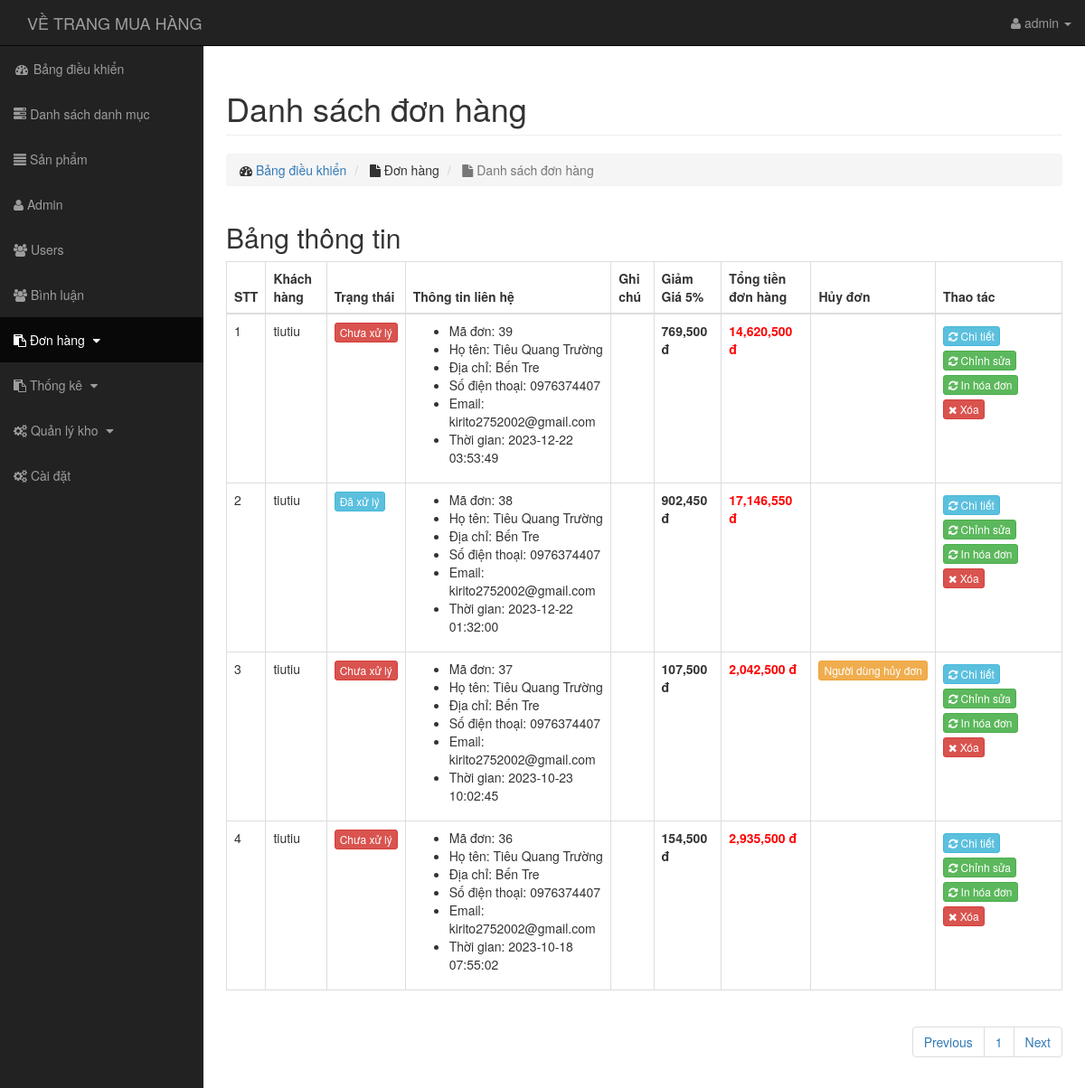
Screenshot of /admin/transaction/index.php (signed in) with the database file from the repository.
### tables this page shows
CREATE TABLE `transaction` (
  `id` int(11) NOT NULL,
  `amount` varchar(255) NOT NULL,
  `bank_code` varchar(50) NOT NULL,
  `users_id` int(11) NOT NULL,
  `ten` varchar(50) NOT NULL,
  `sdt` varchar(10) NOT NULL,
  `email` varchar(50) NOT NULL,
  `diachi` varchar(255) NOT NULL,
  `status` tinyint(4) NOT NULL DEFAULT 0,
  `note` text NOT NULL,
  `huy` int(11) NOT NULL DEFAULT 0,
  `done` int(11) NOT NULL DEFAULT 0,
  `tructuyen` int(11) DEFAULT 0,
  `create_at` timestamp NOT NULL DEFAULT current_timestamp(),
  `update_at` timestamp NOT NULL DEFAULT current_timestamp() ON UPDATE current_timestamp()
);

CREATE TABLE `users` (
  `id` int(11) NOT NULL,
  `name` varchar(255) NOT NULL,
  `account` varchar(255) NOT NULL,
  `email` varchar(255) NOT NULL,
  `phone` varchar(10) NOT NULL,
  `address` varchar(255) NOT NULL,
  `level` int(255) NOT NULL DEFAULT 0,
  `password` varchar(255) NOT NULL,
  `avatar` varchar(255) NOT NULL,
  `status` tinyint(4) NOT NULL DEFAULT 1,
  `token` varchar(50) NOT NULL,
  `create_at` timestamp NOT NULL DEFAULT current_timestamp(),
  `update_at` timestamp NOT NULL DEFAULT current_timestamp() ON UPDATE current_timestamp()
);

### admin/autoload/dtbase.php (called while the page is built, shortened)
<?php
    class Database
    {
        public $link;
        public function __construct()
        {
            $this->link = mysqli_connect("localhost","root","","banhang") or die ();
            mysqli_set_charset($this->link,"utf8");
        }
        public function countTable($table)
        {
            $sql = "SELECT id FROM  {$table}";
            $result = mysqli_query($this->link, $sql) or die("Lỗi Truy Vấn countTable----" .mysqli_error($this->link));
            $num = mysqli_num_rows($result);
            return $num;
        }
         public  function fetchJone($table,$sql ,$page = 0,$row ,$pagi = false )
        {
            $data = [];
            if ($pagi == true )
            {
                $total = $this->countTable($table);
                $sotrang = ceil($total / $row);
                $start = ($page - 1 ) * $row ;
                $sql .= " LIMIT $start,$row";
                $data = [ "page" => $sotrang];
                $result = mysqli_query($this->link,$sql) or die("Lỗi truy vấn fetchJone ---- " .mysqli_error($this->link));
            }
            else
            {
                $result = mysqli_query($this->link,$sql) or die("Lỗi truy vấn fetchJone ---- " .mysqli_error($this->link));
            }
            if( $result)
            {
                while ($num = mysqli_fetch_assoc($result))
                {
                    $data[] = $num;
                }
            }
            return $data;
        }
    }
?>

### admin/autoload/autoload.php (called while the page is built, shortened)
<?php
    include_once'dtbase.php';
    include_once'ftion.php';
        $db = new Database;
     ?>

### admin/autoload/ftion.php (called while the page is built, shortened)
<?php
    function formatprice($number)
    {
        $number = intval($number);
       return $number = number_format($number,0,'.',',')." đ";
    }
 ?>

### admin/transaction/index.php (the view, shortened to what this page needs)
<?php include_once'../autoload/autoload.php';
    $sql=" SELECT transaction.*, users.account as useraccount, users.name as username, users.phone as userphone, users.address as useraddress, users.email as useremail FROM transaction LEFT JOIN users ON users.id = transaction.users_id ORDER BY id DESC";
    if(isset($_GET['page']))
    {
        $p=$_GET['page'];
    }
    else{
        $p=1;
    }
    $transaction=$db->fetchJone('transaction',$sql,$p,5,true);
    $sotrang = $transaction['page'];
    unset($transaction['page']);
    ?>
<?php include_once'../../layouts/header.php'?>
<div class="row">
    <div class="col-lg-12">
        <h1 class="page-header">
            Danh sách đơn hàng
        </h1>
        <ol class="breadcrumb">
            <li>
                <i class="fa fa-dashboard"></i>  <a href="../index.php">Bảng điều khiển</a>
            </li>
            <li>
                <i class="fa fa-file"></i> Đơn hàng
            </li>
            <li class="active">
                <i class="fa fa-file"></i> Danh sách đơn hàng
            </li>
        </ol>
    </div>
</div>
<div class="row">
    <div class="col-md-12">
        <h2>Bảng thông tin</h2>
        <div class="table-responsive">
            <table class="table table-bordered table-hover">
                <thead>
                    <tr>
                        <th>STT</th>
                        <th>Khách hàng</th>
                        <th>Trạng thái</th>
                        <th>Thông tin liên hệ</th>
                        <th>Ghi chú</th>
                        <th>Giảm Giá 5%</th>
                        <th>Tổng tiền đơn hàng</th>
                        <th>Hủy đơn</th>
                        <th>Thao tác</th>
                    </tr>
                </thead>
                <tbody>
                    <?php
                    $num =($p-1)*5+1;
                        foreach ($transaction as $row) {
                           ?>
                    <tr>
                        <td><?php echo $num ?></td>
                        <td><?php echo $row['username'];?></td>
                        <td>
                            <?php if($row['done'] == 0): ?>
                            <a href="status.php?id=<?php echo $row['id'] ?>" class="btn btn-xs <?php echo $row['status']==0? 'btn-danger': 'btn-info' ?>"><?php echo $row['status'] == 0 ? 'Chưa xử lý':'Đã xử lý'; ?></a>
                            <?php else: ?>
                            <a href="status.php?id=<?php echo $row['id'] ?>" class="btn btn-xs <?php echo $row['status']==0? 'btn-danger disabled': 'btn-info' ?>"><?php echo $row['status'] == 0 ? 'Chưa xử lý':'Đã xử lý'; ?></a>
                            <?php endif ?>
                        </td>
                        <td>
                            <ul>
                                <li>Mã đơn: <?php echo $row['id'];?></li>
                                <li>Họ tên: <?php echo $row['useraccount'];?></li>
                                <li>Địa chỉ: <?php echo $row['useraddress'];?></li>
                                <li>Số điện thoại: <?php echo $row['userphone'];?></li>
                                <li>Email: <?php echo $row['useremail'];?></li>
                                <li>Thời gian: <?php echo $row['update_at'];?></li>
                            </ul>
                        </td>
                        <td><?php echo $row['note'];?></td>
                        <td><b><?php echo formatprice(($row['amount']/95*100)/20) ?></b></td>
                        <td><b style="color:red"><?php echo formatprice($row['amount']);?></b>
                    </td>
                        <td>
                            <?php if($row['huy']==1) :?>
                            <a href="done.php?id=<?php echo $row['id'] ?>" class="btn btn-xs <?php echo $row['done']==0? 'btn-warning':'btn-primary'?>"><?php echo $row['done'] == 0? 'Người dùng hủy đơn':'Đã xác nhận'; ?></a>
                            <?php endif ?>
                        </td>
                        <td>
                            <a style="margin-top: 5px;" href="donhang.php?id=<?php echo $row['id'] ?>" class="btn btn-xs btn-info"><i class="fa fa-refresh" style="color: #fff;"></i> Chi tiết</a>
                            <a style="margin-top: 5px;" href="edit.php?id=<?php echo $row['id'] ?>" class="btn btn-xs btn-success"><i class="fa fa-refresh" style="color: #fff;"></i> Chỉnh sửa</a>
                            <a style="margin-top: 5px;" href="in.php?id=<?php echo $row['id'] ?>" class="btn btn-xs btn-success"><i class="fa fa-refresh" style="color: #fff;"></i> In hóa đơn</a>
                            <a style="margin-top: 5px;" class="btn btn-xs btn-danger" href="delete.php?id=<?php echo $row['id'];?>" onclick="return confirm('Bạn thực sự muốn xóa nó?');"><i class="fa fa-remove" style="color: #fff;"></i> Xóa</a>
                        </td>
                    </tr>
                    <?php $num++; } ?>
                </tbody>
            </table>
            <div class="pull-right">
                <nav aria-label="page navigation">
                    <ul class="pagination">
                        <li class="page-item">
                            <a class="page-link" href="?page=<?php echo $p-1==0?1:$p-1 ?>" tabindex="-1">Previous</a>
                        </li>
                        <?php for ($i=1; $i <=$sotrang ; $i++):  ?>
                        <li class="<?php ($p==$i)?$active:'' ?>"><a class="" href="?page=<?php echo $i ?>"><?php echo $i ?></a></li>
                        <?php endfor ?>
                        <li class="page-item">
                            <a class="page-link" href="?page=<?php echo $p+1<$i?$p+1:$p ?>">Next</a>
                        </li>
                    </ul>
                </nav>
            </div>
        </div>
    </div>
</div>
<?php include_once'../../layouts/footer.php'?>

### public/admin/css/sb-admin.css (style rules this page uses)
body { margin-top: 100px; background-color: #222; }
@media (min-width:768px) { body { margin-top: 50px; } }

### rows the page displays
transaction: users.name "tiutiu", status "Chưa xử lý", id "39", users.account "Tiêu Quang Trường", users.address "Bến Tre", users.phone "0976374407", users.email "kirito2752002@gmail.com", update_at "2023-12-22 03:53:49", formatprice(($row['amount']/95*100)/20) "769,500 đ", amount "14,620,500 đ"
transaction: users.name "tiutiu", status "Đã xử lý", id "38", users.account "Tiêu Quang Trường", users.address "Bến Tre", users.phone "0976374407", users.email "kirito2752002@gmail.com", update_at "2023-12-22 01:32:00", formatprice(($row['amount']/95*100)/20) "902,450 đ", amount "17,146,550 đ"
transaction: users.name "tiutiu", status "Chưa xử lý", id "37", users.account "Tiêu Quang Trường", users.address "Bến Tre", users.phone "0976374407", users.email "kirito2752002@gmail.com", update_at "2023-10-23 10:02:45", formatprice(($row['amount']/95*100)/20) "107,500 đ", amount "2,042,500 đ", done "Người dùng hủy đơn"
transaction: users.name "tiutiu", status "Chưa xử lý", id "36", users.account "Tiêu Quang Trường", users.address "Bến Tre", users.phone "0976374407", users.email "kirito2752002@gmail.com", update_at "2023-10-18 07:55:02", formatprice(($row['amount']/95*100)/20) "154,500 đ", amount "2,935,500 đ"

### other values shown
$_SESSION['admin_user'] "admin"
